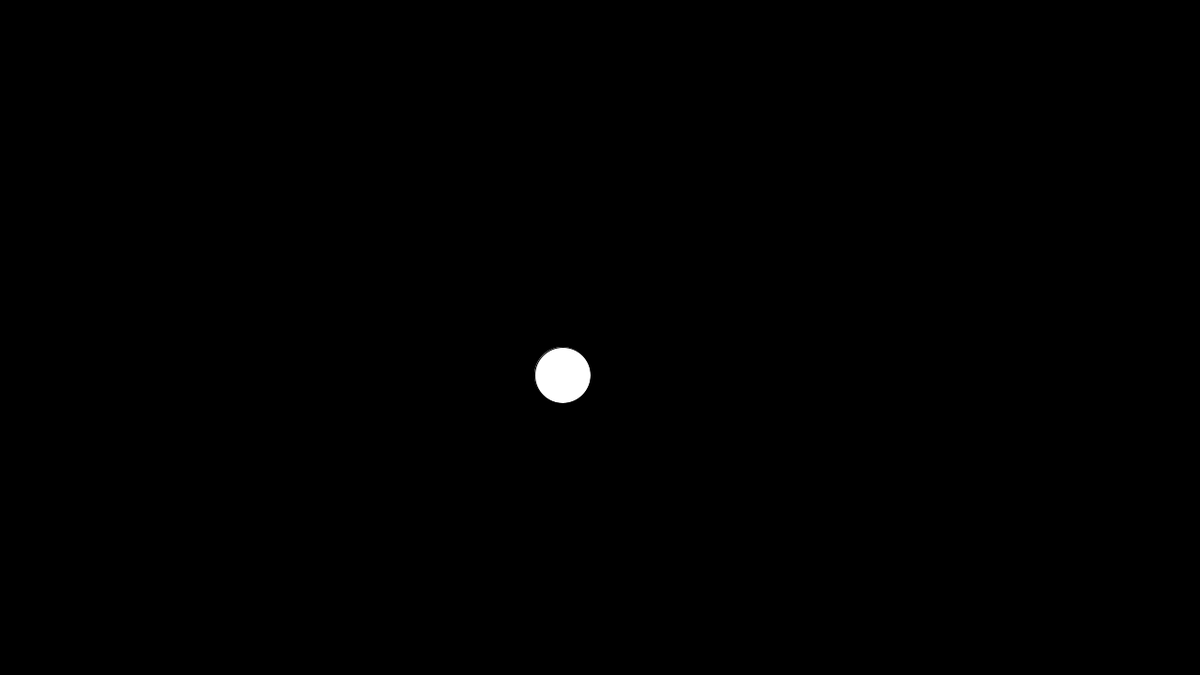
Frame 1 (no input)
Frame 60 (the mouse pressed at the canvas centre just before this capture): identical to frame 1, image omitted
Frame 120 (the mouse held since frame 60 and released just before this capture): identical to frame 1, image omitted

The Processing sketch that drew this single still picture (run headless with seeded random() and noise(); from frame 60 on, the mouse is pressed at the canvas centre):

// Processing sketch: Movement
// ── Movement.pde
int X = 600;
int Y = 400;

int speed = 5;
int speed2 = 5;

void setup(){
size(1280,720);

player1();


}

void draw(){
  background(0);


  if(key == 'w'){
    speed = 5;  
    Y -=speed;
}

  if(key == 's'){
    speed = 5; 
    Y +=speed;
}


  if(key == 'a'){
    speed2 = 5; 
    X -=speed2;
}



  if(key == 'd'){
    speed2 = 5;
    X +=speed2;
}


  ellipse(X,Y,60,60);
  
}

void player1(){

}
